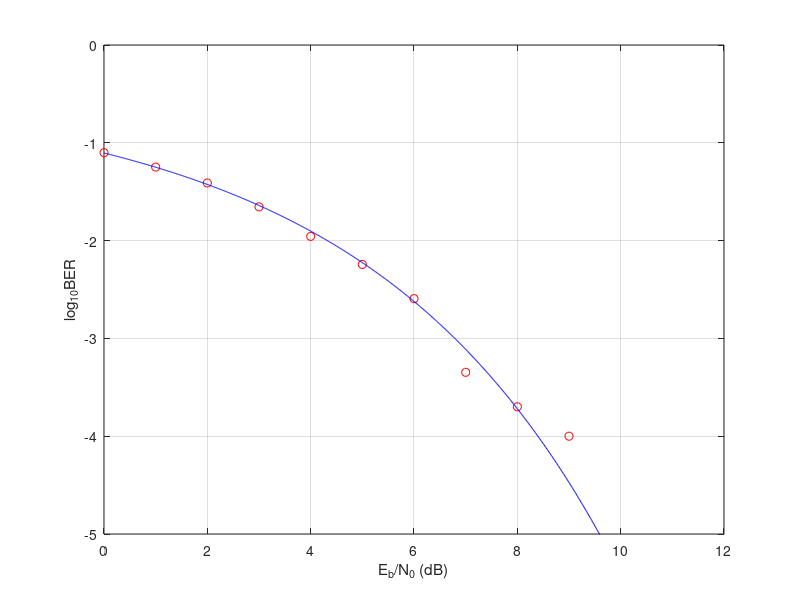

Here is the MATLAB script that generated this plot:
%% BER and SNR for QPSK
clear all;close all;clc;
Ns = 1e4;% no. transmitted symbols
EbN0dB_sim = 0:12; %SNR (dB)
EbN0dB_ana = 0:0.01:12; % SNR for analysis
QPSK_sig_set = [1+i -1+i 1-i -1-i]; %QPSK signal set
%%%%%%%%%%%%%%%%%%%%%%%%%%%%%%%%%%%%%%%%%
EbN0_sim = 10.^(EbN0dB_sim/10); %SNR for simulation
N0_sim = (mean(abs(QPSK_sig_set).^2)/2)./EbN0_sim; % N0
b = round(rand(1, 2*Ns)); % info bits
bp1 = b(1:2:length(b));
bp2 = b(2:2:length(b));
m = 2*bp1+bp2+1; %indices for QPSK signal points
s = QPSK_sig_set(m); %transmitted signal points
for j = 1:length(N0_sim)
    w = sqrt(N0_sim(j)/2)*randn(1, Ns)+ i*sqrt(N0_sim(j)/2)*randn(1, Ns); %AWGN
    r = s + w; % received signal values
    b2 = []; % received bits
    for n = 1:Ns
       if real(r(n)) > 0 & imag(r(n)) > 0;
          b2 = [b2 0 0];
       elseif real(r(n)) <= 0 & imag(r(n)) > 0;
          b2 = [b2 0 1];
       elseif real(r(n)) > 0 & imag(r(n)) <= 0;
          b2 = [b2 1 0];
       else
          b2 = [b2 1 1];
       end
    end
    BER_sim(j) = length(find(b ~= b2))/(2*Ns);
end
plot(EbN0dB_sim, log10(BER_sim), 'ro'); % simulated BERs
ylim([-5 0]); xlabel('E_b/N_0 (dB)'); ylabel('log_{10}BER');
hold on; grid on;

EbN0_ana = 10.^(EbN0dB_ana/10) %SNR for analysis
Q = @(x)0.5*erfc(x/sqrt(2)); %definition of Q function
BER_ana = Q(sqrt(2*EbN0_ana));
plot(EbN0dB_ana, log10(BER_ana), 'b'); % analytical BERs



